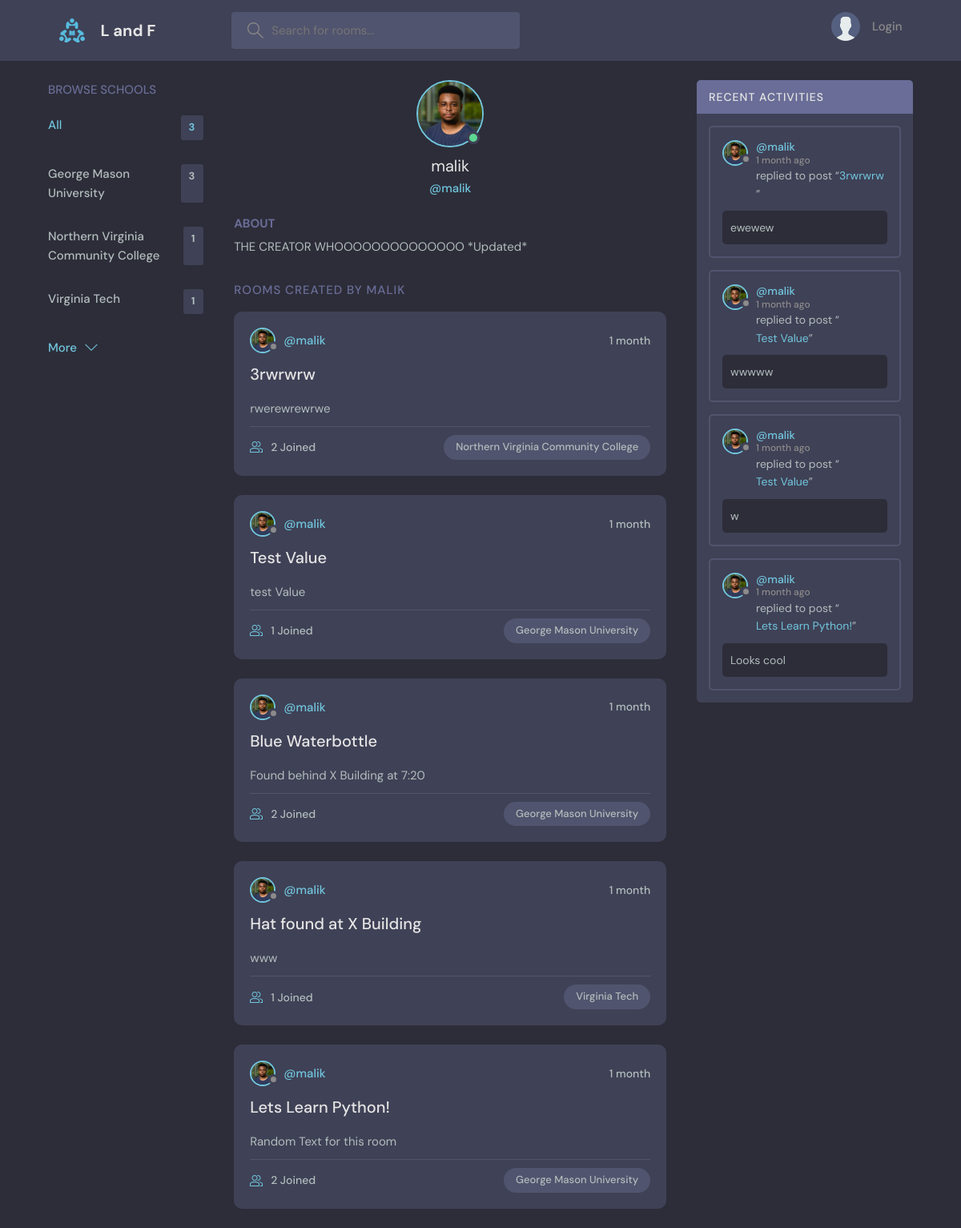
Page /profile/1/ on the committed database.
### base/models.py (models this page shows, shortened)
class School(models.Model):
    name = models.CharField(max_length=200)
    shortCode = models.CharField(max_length=200)

class User(AbstractUser):
    name = models.CharField(max_length=200, null=True)
    email = models.EmailField(unique=True, null=True)
    bio = models.TextField(null=True)
    avatar = models.ImageField(null=True, default="avatar.svg")
    USERNAME_FIELD = 'email'
    REQUIRED_FIELDS = []

class Room(models.Model):
    host = models.ForeignKey(User, on_delete=models.SET_NULL, null=True)
    school = models.ForeignKey(School, on_delete=models.SET_NULL, null=True)
    name = models.CharField(max_length=200)
    description = models.TextField(null=True, blank=True)
    image = models.ImageField(null=True)
    participants = models.ManyToManyField(User, related_name='participants', blank=True)
    updated = models.DateTimeField(auto_now=True)
    created = models.DateTimeField(auto_now_add=True)
    class Meta:
        ordering = ['-updated', '-created']

class Message(models.Model):
    user = models.ForeignKey(User, on_delete=models.CASCADE)
    room = models.ForeignKey(Room, on_delete=models.CASCADE)
    body = models.TextField()
    updated = models.DateTimeField(auto_now=True)
    created = models.DateTimeField(auto_now_add=True)
    class Meta:
        ordering = ['-updated', '-created']

### base/views.py (the view)
# urls.py: path('profile/<str:pk>/', views.userProfile, name="user-profile"),
def userProfile(request, pk):
    user = User.objects.get(id=pk)
    rooms = user.room_set.all()
    room_messages = user.message_set.all()
    schools = School.objects.all()
    context = {'user': user, 'rooms': rooms, 'room_messages': room_messages, 'schools': schools}
    return render(request, 'base/profile.html', context)

### base/templates/base/profile.html (shortened to what this page needs)
{% extends 'main.html' %}
{% block content %}
  <main class="profile-page layout layout--3">
    <div class="container">
      {% include 'base/schools_component.html' %}
      <div class="roomList">
        <div class="profile">
          <div class="profile__avatar">
            <div class="avatar avatar--large active">
              <img src="{{user.avatar.url}}" />
            </div>
          </div>
          <div class="profile__info">
            <h3>{{user.username}}</h3>
            <p>@{{user.username}}</p>
          </div>
          <div class="profile__about">
            <h3>About</h3>
            <p>
              {{user.bio}}
            </p>
          </div>
        </div>
        <div class="roomList__header">
          <div>
            <h2>Rooms Created by {{user.username}}</a>
            </h2>
          </div>
        </div>
        {% include 'base/feed_component.html' %}
      </div>
      {% include 'base/activity_component.html' %}
    </div>
  </main>
 {% endblock content %}

### templates/main.html (shortened to what this page needs)
<!DOCTYPE html>
{% load static %}
<html lang="en">
  <head>
    <link rel="stylesheet" href="{%static 'styles/style.css' %}" />
  </head>
  <body>
    {% include 'navbar.html' %}
    {% block content %}
    {%  endblock %}
  </body>
</html>

### templates/navbar.html (shortened to what this page needs)
{% load static %}
<header class="header header--loggedIn">
    <div class="container">
      <a href="{% url 'home' %}" class="header__logo">
        <img src="{% static 'images/logo.svg' %}" />
        <h1>L and F</h1>
      </a>
      <form class="header__search" method="GET" action="{% url 'home' %}">
        <label>
          <input name="q" placeholder="Search for rooms..." />
        </label>
      </form>
      <nav class="header__menu">
        {% if request.user.is_authenticated %}
        <div class="header__user">
          <a href="{% url 'user-profile' request.user.id%}">
            <div class="avatar avatar--medium active">
              <img src="{{request.user.avatar.url}}" />
            </div>
            <p>{{request.user.name}} <span>@{{request.user.username}}</span></p>
          </a>
          <button class="dropdown-button">
            <svg version="1.1" xmlns="http://www.w3.org/2000/svg" width="32" height="32" viewBox="0 0 32 32">
              <title>chevron-down</title>
              <path d="M16 21l-13-13h-3l16 16 16-16h-3l-13 13z"></path>
            </svg>
          </button>
        </div>
        {% else %}
        <a href={% url 'login' %}>
          <img src="{% static 'images/avatar.svg' %}" />
          <p>Login</p>
        {% endif %}
      </nav>
    </div>
  </header>

### base/templates/base/schools_component.html
<div class="topics">
    <div class="topics__header">
      <h2>Browse schools</h2>
    </div>
    <ul class="topics__list">
      <li>
        <a href="{% url 'home' %}" class="active">All <span>{{schools.count}}</span></a>
      </li>
      {% for school in schools  %}
      <li>
        <a href="{% url 'home' %}?q={{school.name}}">{{school.name}} <span>{{school.room_set.all.count}}</span></a>
      </li>
      {% endfor %}
    </ul>
    <a class="btn btn--link" href="{% url 'schools' %}">
      More
      <svg version="1.1" xmlns="http://www.w3.org/2000/svg" width="32" height="32" viewBox="0 0 32 32">
        <title>chevron-down</title>
        <path d="M16 21l-13-13h-3l16 16 16-16h-3l-13 13z"></path>
      </svg>
    </a>
  </div>

### base/templates/base/feed_component.html (shortened to what this page needs)
{% for room in rooms %}
<div class="roomListRoom">
    <div class="roomListRoom__header">
      <a href="{% url 'user-profile' room.host.id%}" class="roomListRoom__author">
        <div class="avatar avatar--small">
          <img src="{{room.host.avatar.url}}" />
        </div>
        <span>@{{room.host.username}}</span>
      </a>
      <div class="roomListRoom__actions">
        <span>{{room.created|timesince}}</span>
      </div>
    </div>
    <div class="roomListRoom__content">
      <a href="{% url 'room' room.id %}">{{room.name}}</a>
      <p>
        {{room.description}}
      </p>
    </div>
    <div class="roomListRoom__meta">
      <a href="{% url 'room' room.id %}" class="roomListRoom__joined">
        {{room.participants.all.count}} Joined
      </a>
      <p class="roomListRoom__topic">{{room.school.name}}</p>
    </div>
  </div>
{% endfor %}

### base/templates/base/activity_component.html (shortened to what this page needs)
<div class="activities">
    <div class="activities__header">
      <h2>Recent Activities</h2>
    </div>
    {% for message in room_messages  %}
    <div class="activities__box">
      <div class="activities__boxHeader roomListRoom__header">
        <a href="{% url 'user-profile' message.user.id %}" class="roomListRoom__author">
          <div class="avatar avatar--small">
            <img src="{{message.user.avatar.url}}" />
          </div>
          <p>
            @{{message.user.username}}
            <span>{{message.created|timesince}} ago</span>
          </p>
        </a>
      </div>
      <div class="activities__boxContent">
        <p>replied to post “<a href="{% url 'room' message.room.id %}">{{message.room.name}}</a>”</p>
        <div class="activities__boxRoomContent">
          {{message.body}}
        </div>
      </div>
    </div>
    {% endfor %}
  </div>

### rows in the picture
School: name "George Mason University", room_set.all.count "3"
School: name "Northern Virginia Community College", room_set.all.count "1"
School: name "Virginia Tech", room_set.all.count "1"
User: avatar (picture), username "malik", bio "THE CREATOR WHOOOOOOOOOOOOOO *Updated*", username "MALIK"
Room: host.avatar (picture), host.username "malik", created "1 month", name "3rwrwrw", description "rwerewrewrwe", participants.all.count "2", school.name "Northern Virginia Community College"
Room: host.avatar (picture), host.username "malik", created "1 month", name "Test Value", description "test Value", participants.all.count "1", school.name "George Mason University"
Room: host.avatar (picture), host.username "malik", created "1 month", name "Blue Waterbottle", description "Found behind X Building at 7:20", participants.all.count "2", school.name "George Mason University"
Room: host.avatar (picture), host.username "malik", created "1 month", name "Hat found at X Building", description "www", participants.all.count "1", school.name "Virginia Tech"
Room: host.avatar (picture), host.username "malik", created "1 month", name "Lets Learn Python!", description "Random Text for this room", participants.all.count "2", school.name "George Mason University"
Message: user.avatar (picture), user.username "malik", created "1 month", room.name "3rwrwrw", body "ewewew"
Message: user.avatar (picture), user.username "malik", created "1 month", room.name "Test Value", body "wwwww"
Message: user.avatar (picture), user.username "malik", created "1 month", room.name "Test Value", body "w"
Message: user.avatar (picture), user.username "malik", created "1 month", room.name "Lets Learn Python!", body "Looks cool"

### other values in the picture
{{ schools.count }} "3"
